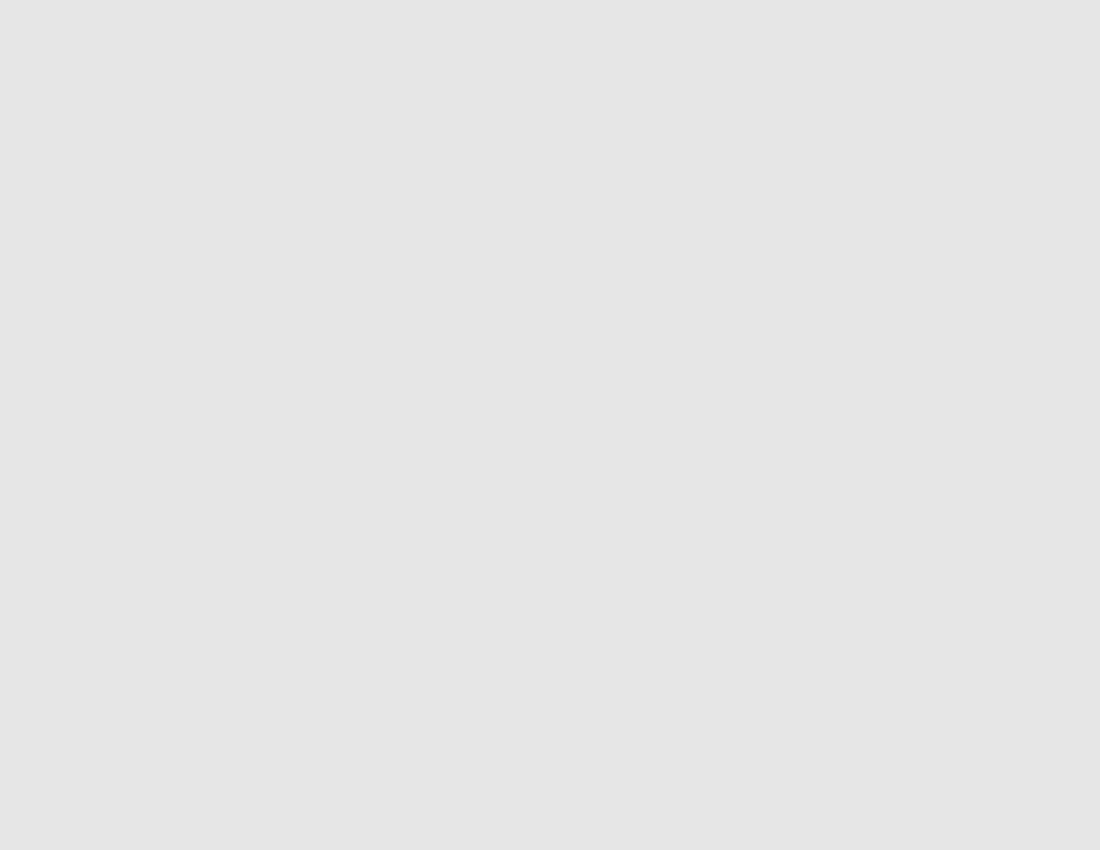
Frame 1 (no input)
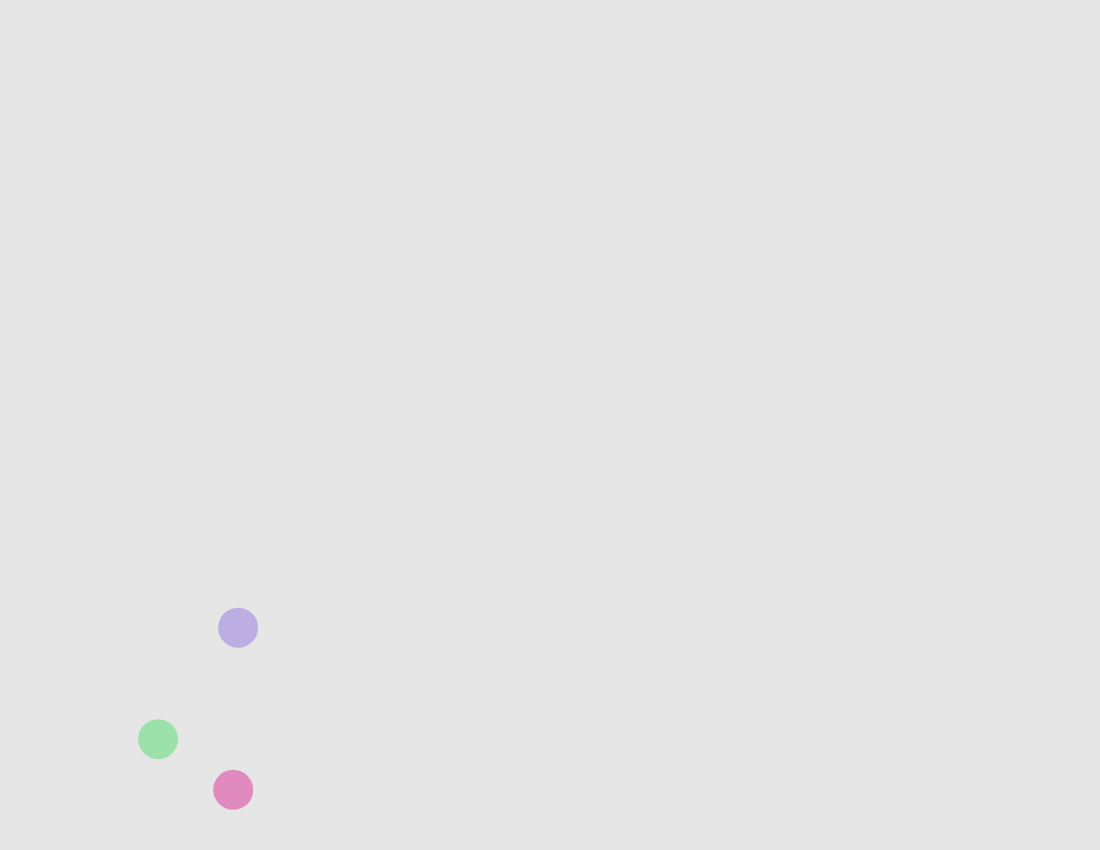
Frame 60 (no input)
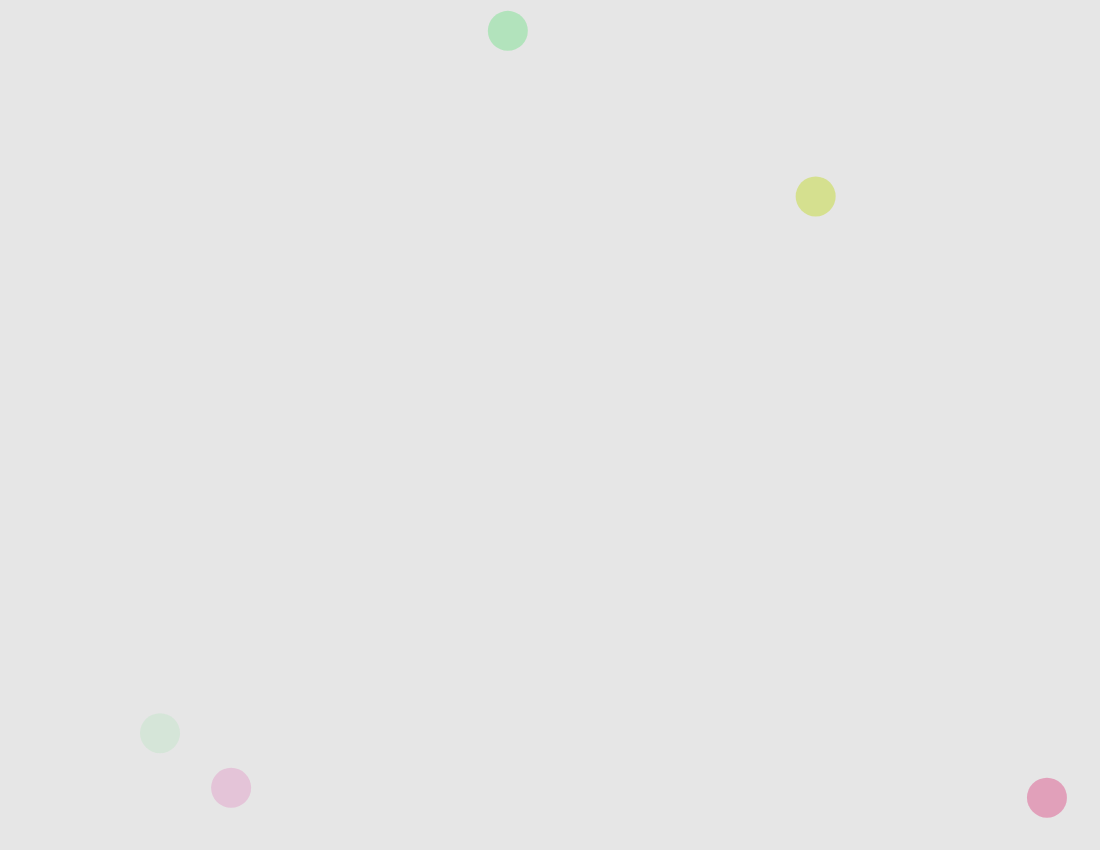
Frame 120 (the mouse pressed at the canvas centre since frame 60)

The p5.js sketch that drew these frames (run headless with seeded random() and noise() and a simulated clock; from frame 60 on, the mouse is pressed at the canvas centre):

// p5.js sketch
// ── sketch.js
var score;
var canvas;
var canvasHeight;
var canvasWidth;
var circleSize;
var countdown;
var button;
var circles = [];
var scoreElement; 
var score; 
var explosion = []; 
var timeBetweenCircles;
var timer;
var lastTime; 

//setup of p5 objects and events
function setup() {
  canvasHeight = windowHeight - 150;
  canvasWidth = windowWidth - 100;
  circleSize = 40;
  score = 0;
  lastTime = 0;
  timeBetweenCircles = 300;
  timer = 0; 
  noStroke();
  canvas = createCanvas(canvasWidth, canvasHeight);
  canvas.mouseClicked(checkForCircles);
  // button = createButton('Play');
  // button.mousePressed(createCircle);
  scoreElement= createElement("p", "Score = 0");
}

//resizes the canvas when the window resizes
function windowResized(){
  canvasHeight = windowHeight - 150;
  canvasWidth = windowWidth - 100; 
  resizeCanvas(canvasWidth, canvasHeight);
}


//draws to the canvas
function draw() {
  background(color(230, 230, 230));

  timer = millis() - lastTime;
  if (timer >= timeBetweenCircles){
    createCircle();
    timer = 0; 
    lastTime = millis();
  }
  
  for(var i = 0; i<circles.length; i++){
    var workingCircle = circles[i]; 
    if(workingCircle.lifespan <= 0.001){
      removeCircle(i, workingCircle);
    }
    else{ 
      fill(color(hslaColor(workingCircle.hue, workingCircle.lifespan)));
      animateCircle(workingCircle); 
      ellipse(workingCircle.X, workingCircle.Y, circleSize, circleSize);
    }
    workingCircle.lifespan = workingCircle.lifespan - 0.01.toFixed(2);   
  }

}

//creates a new circle and adds it to the list
function createCircle(){
  var hue = randomHue();
  var lifespan = 1;
  c = color(hslaColor(hue, lifespan));  
  var x = randomX();
  var y = randomY();
  var newCircle = {X:x, Y:y, color:c, hue:hue, lifespan:lifespan};
  circles.push(newCircle);
}

//removes circle from list of circles
function removeCircle(index, circle){
  circles.splice(index, 1);
}

//returns a string to represent the hsla color
function hslaColor(hue, lifespan){
  var str1 = "hsla(";
  var colorString = str1.concat(hue, ", 60%, 70%,", lifespan, ")");
  return colorString;
}

function animateCircle(circle){
  circle.X = circle.X + random(-1, 1);
  circle.Y = circle.Y + random(-1, 1);
}

//checks if there are warm colored circles
function checkForCircles(){
  for(var i = 0; i<circles.length; i++){
    var workingCircle = circles[i];
    if(circleHit(workingCircle)){
      removeCircle(i, workingCircle);
      addPoints(workingCircle);

    }
  }  
}

//checks if there is a given circle where the mouse is clicked
function circleHit(workingCircle){
  var r = circleSize/2; 
    if(mouseX > (workingCircle.X + r) || mouseX < (workingCircle.X - r)){
      //window.alert("no x hit!");
      return false;
    }
    else if(mouseY > (workingCircle.Y + r) || mouseY < (workingCircle.Y - r)){
      //window.alert("no y hit!");
      return false;
    }
    else if(Math.pow(mouseX - workingCircle.X, 2)+ 
            Math.pow(mouseY - workingCircle.Y, 2) > 
            Math.pow(r, 2)){
      return false; 
    }
    else{
      return true;
    }
}

//checks if the given circle is a warm color
function warmColor(workingCircle){
  if (workingCircle.hue > 121 && workingCircle.hue < 302){
    //window.alert("cool");
    return false;
  }
  else{
    //window.alert("warm");
    return true;
  }
}

//adds points for each correct circle clicked
function addPoints(circle){
  score = Math.trunc(score + circle.lifespan * 10);
  scoreElement.html("Score: " + score);
}

//generates a random x coordinate on the canvas
function randomX(){
  var x = random(0+circleSize/2, canvasWidth-circleSize/2);
  //window.alert("X coord: " + x);
  return x;
}

//generates a random y coordinate on the canvas
function randomY(){
  var y = random(0+circleSize/2, canvasHeight-circleSize/2);
  //window.alert("Y coord: " + y);
  return y;
}

//generates a random hue for an HSL color value
function randomHue(){
  var h;
  h = random(360);
  return Math.trunc(h);
}

// //generates a random circle size
// function randomSize(){

// }



 













// ── style.css
html, body {
  height: 100%;
}
body {
	display: flex;
	justify-content: center;
	flex-direction: column;
	align-items: center;
}

#canvas {
  margin: 0;
  display: flex;

  /* This centers our sketch horizontally. */
  justify-content: center;

  /* This centers our sketch vertically. */
  align-items: center;
}
p {
	display: flex; 
	justify-content: center;
	align-items: center;
	font-family: Verdana, Arial, sans-serif;
	font-size: 1.5em; 

}
